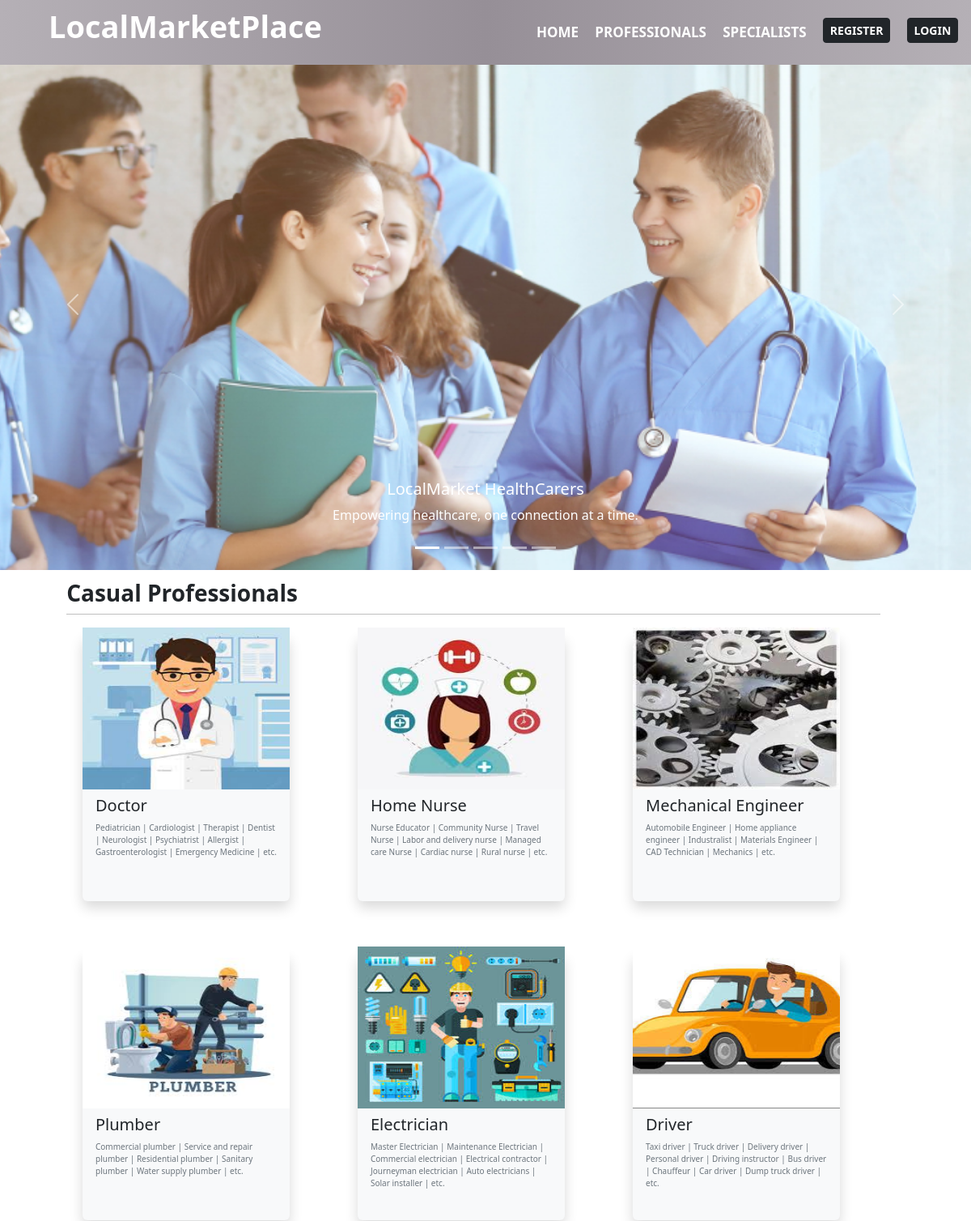
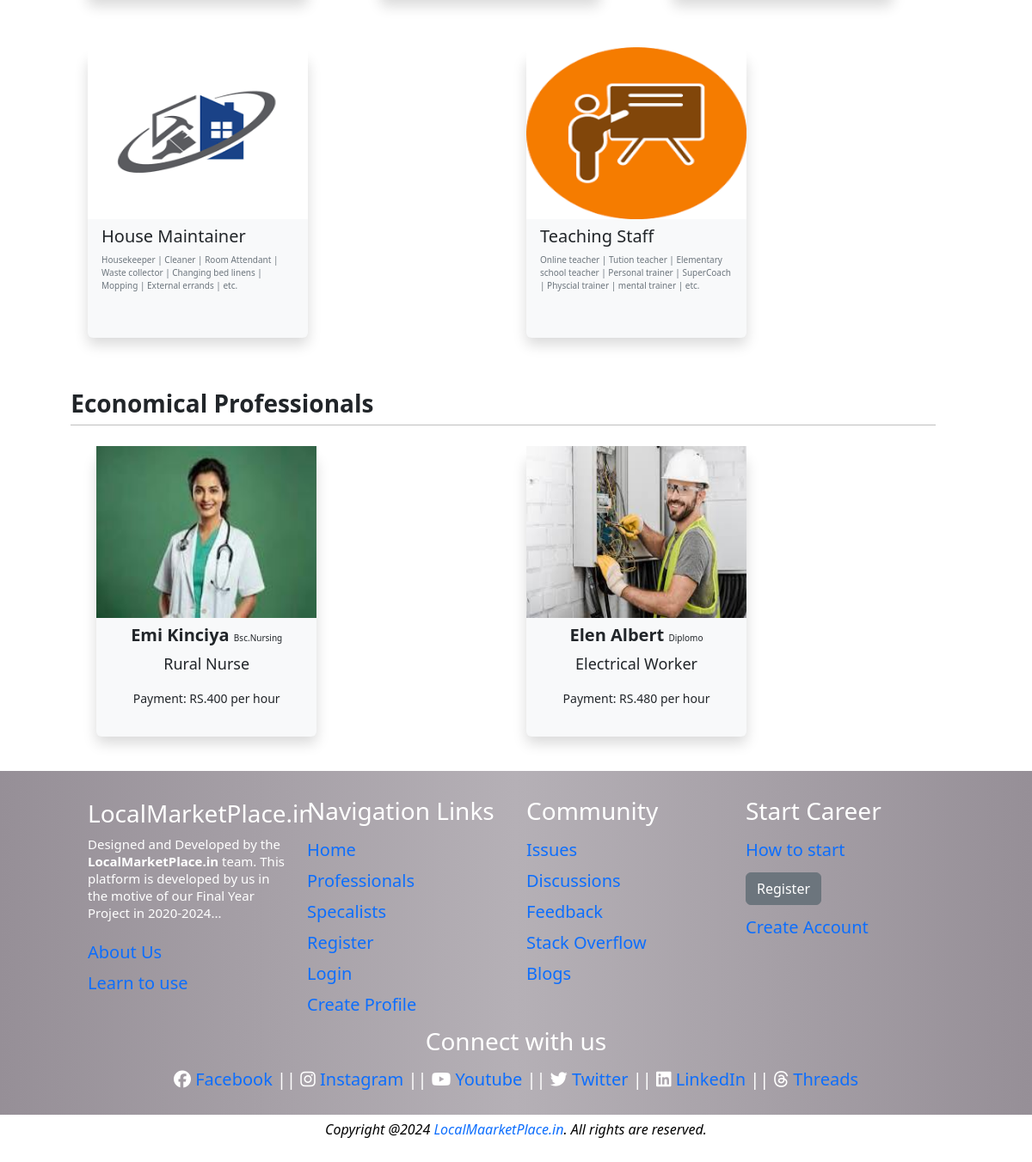
The page / on the database its author committed (2 pictures, top to bottom).
### app_layouts/models.py (models this page shows, shortened)
class Profession(models.Model):
    Profession_category=models.CharField(max_length=150,null=False,blank=False)
    Image=models.ImageField(upload_to=getFileName,null=True,blank=True)
    Description=models.TextField(max_length=750,null=True,blank=True)
    Status=models.BooleanField(default=False,help_text="0-show status || 1- hidden")
    Emergant_freelancer=models.BooleanField(default=True,help_text="0-show status || 1- hidden")
    Created_at=models.DateTimeField(auto_now_add=True)
    def __str__(self):
        return self.Profession_category

class professionals(models.Model):
    Profession=models.ForeignKey(Profession,on_delete=models.CASCADE)
    Name=models.CharField(max_length=150,null=False,blank=False)
    Image=models.ImageField(upload_to=getFileName,null=True,blank=True)
    My_Profession=models.CharField(max_length=150,null=False,blank=False)
    About_me=models.TextField(max_length=1000,null=False,blank=False)
    Qualification=models.CharField(max_length=1000,null=False,blank=False)
    Skills=models.CharField(max_length=1000,null=False,blank=False)
    Experiance=models.TextField(max_length=750,null=True,blank=True)
    Address_1=models.CharField(max_length=150,null=False,blank=False)
    Address_2=models.CharField(max_length=150,null=False,blank=False)
    District=models.CharField(max_length=150,null=False,blank=False)
    State=models.CharField(max_length=150,null=False,blank=False)
    Country=models.CharField(max_length=150,null=False,blank=False)
    GENDER_CHOICES = (
   ('M', 'Male'),
   ('F', 'Female'),
   ('O', 'Other')
    )
    Gender = models.CharField(choices=GENDER_CHOICES, max_length=128)
    Age=models.PositiveIntegerField(max_length=2,null=False,blank=False)
    Payment=models.PositiveIntegerField(max_length=5,null=False,blank=False)
    Adhar_number=models.CharField(max_length=12,null=False,blank=False)
    Adhar_image=models.ImageField(upload_to=getFileName,null=False,blank=False)
    Phone_number=models.CharField(max_length=10,null=False,blank=False)
    WhatsApp_number=models.CharField(max_length=10,null=False,blank=False)
    Email=models.EmailField(null=False,blank=False)
    Linkedin=models.URLField(max_length=150,null=True,blank=True)
    Status=models.BooleanField(default=False,help_text="0-show status || 1- hidden")
    Availabe_any_time=models.BooleanField(default=True,help_text="If Available Click Checkbox")
    Emergant_freelancer=models.BooleanField(default=True,help_text="If You Are A Emergent Worker Click Checkbox")
    Created_at=models.DateTimeField(auto_now_add=True)

### app_layouts/views.py (the view)
# urls.py: path('', views.home, name='home'),
def home(request):
    profession_s=professionals.objects.filter(Status=1)
    profess_ions=Profession.objects.filter(Emergant_freelancer=1)
    return render(request,'index.html', {"profession_s":profession_s,"profess_ions":profess_ions})

### app_layouts/templates/index.html (shortened to what this page needs)
{% extends 'default_page.html' %}
{% block title %}
{% load static %}
{% endblock title %}
{% block body %}
{% include 'navbar.html' %}
{% include 'home_slider.html' %}
{% include 'domestic_staff.html' %}
{% include 'ecom.html' %}
{% include 'footer.html' %}
{% include 'copy_right.html' %}
{% endblock body %}

### app_layouts/templates/domestic_staff.html (shortened to what this page needs)
<div class="container-fluid">
    <div class="row">
        <div class="col-12">
            <div class="mb-3" style="margin-left: -30px; margin-top: 20px;">
                <h3 class=""><b>Casual Professionals</b></h3>
                <hr style="margin-top: 0px; border-color: #000000">
            </div>
        </div>
    </div>
</div>
    <div class="row">
        {% for i in profess_ions %}
        <div class="col-md-3 me-auto" style="width: 280px;">
            <a href="{% url 'professionals' i.Profession_category %}" style="text-decoration: none;">
                <div class="card my-3 border border-0 shadow mb-5 bg-body-tertiary rounded" style="height: 330px;">
                    <img src="{{i.Image.url}}" class="card-image-top" alt="Profession" style="height: 200px;">
                    <div class="card-body">
                        <h5 class="card-title text-dark">{{i.Profession_category}}</h5>
                        <p class="card-text text-secondary" style="font-size: 10px;">{{i.Description}}</p>
                    </div>
                </div>
            </a>
        </div>
        {% endfor %}
    </div>

### app_layouts/templates/ecom.html
<div class="container-fluid">
    <div class="row">
        <div class="col-12">
            <div class="mb-3" style="margin-left: -30px; margin-top: 20px;">
                <h3 class=""><b>Economical Professionals</b></h3>
                <hr style="margin-top: 0px; border-color: #000000">
            </div>
        </div>
    </div>
    <div class="row">
        {% for i in profession_s %}
        {% if i.Payment <= 500 %}
            <div class="col-md-3 me-auto" style="width: 280px;">
                <a href="{% url 'pro_details' i.Profession i.Name %}" style="text-decoration: none;">
                    <div class="card my-3 border border-0 shadow mb-5 bg-body-tertiary rounded" style="height: 330px;">
                        <img src="{{i.Image.url}}" class="card-image-top" alt="Profession" style="height: 200px;">
                        <div class="card-body">
                            <h5 class="card-title text-dark text-center"><b>{{i.Name}}</b> <span style="font-size: 10px;">{{i.Qualification}}</span></h5>
                            <p class="card-text text-dark text-center" style="font-size: 18px;">{{i.My_Profession}}</p>
                            <p class="card-text text-dark text-center" style="font-size: 14px;">Payment: RS.{{i.Payment}} per hour</p>
                        </div>
                    </div>
                </a>
            </div>
        {% endif %}
        {% endfor %}
    </div>
</div>

### static/Navbar.css (style rules this page uses)
* { padding: 0; margin: 0; text-decoration: none; list-style: none; box-sizing: border-box; }
body { font-family: poppins; }

### static/home_slider.css (style rules this page uses)
* { margin-top: -8px; }

### static/footer.css (style rules this page uses)
.row { width: 85%; margin: auto; display: flex; flex-wrap: wrap; align-items:flex-start ; justify-content: space-between; }

### rows shown on the page
Profession: Image (picture), Profession_category "Doctor", Description "Pediatrician | Cardiologist | Therapist | Dentist | Neurologist | Psychiatrist | Allergist | Gastroenterologist | Emergency Medicine | etc."
Profession: Image (picture), Profession_category "Home Nurse", Description "Nurse Educator | Community Nurse | Travel Nurse | Labor and delivery nurse | Managed care Nurse | Cardiac nurse | Rural nurse | etc."
Profession: Image (picture), Profession_category "Mechanical Engineer", Description "Automobile Engineer | Home appliance engineer | Industralist | Materials Engineer | CAD Technician | Mechanics | etc."
Profession: Image (picture), Profession_category "Plumber", Description "Commercial plumber | Service and repair plumber | Residential plumber | Sanitary plumber | Water supply plumber | etc."
Profession: Image (picture), Profession_category "Electrician", Description "Master Electrician | Maintenance Electrician | Commercial electrician | Electrical contractor | Journeyman electrician | Auto electricians | Solar installer | etc."
Profession: Image (picture), Profession_category "Driver", Description "Taxi driver | Truck driver | Delivery driver | Personal driver | Driving instructor | Bus driver | Chauffeur | Car driver | Dump truck driver | etc."
Profession: Image (picture), Profession_category "House Maintainer", Description "Housekeeper | Cleaner | Room Attendant | Waste collector | Changing bed linens | Mopping | External errands | etc."
Profession: Image (picture), Profession_category "Teaching Staff", Description "Online teacher | Tution teacher | Elementary school teacher | Personal trainer | SuperCoach | Physcial trainer | mental trainer | etc."
professionals: Image (picture), Name "Emi Kinciya", Qualification "Bsc.Nursing", My_Profession "Rural Nurse", Payment "400"
professionals: Image (picture), Name "Elen Albert", Qualification "Diplomo", My_Profession "Electrical Worker", Payment "480"
